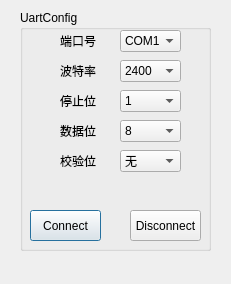
<?xml version="1.0" encoding="UTF-8"?>
<ui version="4.0">
 <class>DialogComConfig</class>
 <widget class="QDialog" name="DialogComConfig">
  <property name="geometry">
   <rect>
    <x>0</x>
    <y>0</y>
    <width>231</width>
    <height>284</height>
   </rect>
  </property>
  <property name="windowTitle">
   <string>Dialog</string>
  </property>
  <property name="sizeGripEnabled">
   <bool>false</bool>
  </property>
  <widget class="QGroupBox" name="UartConfMenu">
   <property name="geometry">
    <rect>
     <x>20</x>
     <y>10</y>
     <width>191</width>
     <height>241</height>
    </rect>
   </property>
   <property name="title">
    <string>UartConfig</string>
   </property>
   <widget class="QComboBox" name="PortSelect">
    <property name="geometry">
     <rect>
      <x>100</x>
      <y>20</y>
      <width>61</width>
      <height>22</height>
     </rect>
    </property>
    <item>
     <property name="text">
      <string>COM1</string>
     </property>
    </item>
    <item>
     <property name="text">
      <string>COM2</string>
     </property>
    </item>
    <item>
     <property name="text">
      <string>COM3</string>
     </property>
    </item>
    <item>
     <property name="text">
      <string>COM4</string>
     </property>
    </item>
    <item>
     <property name="text">
      <string>COM5</string>
     </property>
    </item>
    <item>
     <property name="text">
      <string>COM6</string>
     </property>
    </item>
    <item>
     <property name="text">
      <string>COM7</string>
     </property>
    </item>
    <item>
     <property name="text">
      <string>COM8</string>
     </property>
    </item>
    <item>
     <property name="text">
      <string>COM9</string>
     </property>
    </item>
    <item>
     <property name="text">
      <string>COM10</string>
     </property>
    </item>
   </widget>
   <widget class="QLabel" name="label">
    <property name="geometry">
     <rect>
      <x>40</x>
      <y>20</y>
      <width>54</width>
      <height>21</height>
     </rect>
    </property>
    <property name="text">
     <string>端口号</string>
    </property>
   </widget>
   <widget class="QComboBox" name="BaudSelect">
    <property name="geometry">
     <rect>
      <x>100</x>
      <y>50</y>
      <width>61</width>
      <height>22</height>
     </rect>
    </property>
    <property name="currentText">
     <string>2400</string>
    </property>
    <item>
     <property name="text">
      <string>2400</string>
     </property>
    </item>
    <item>
     <property name="text">
      <string>4800</string>
     </property>
    </item>
    <item>
     <property name="text">
      <string>9600</string>
     </property>
    </item>
    <item>
     <property name="text">
      <string>19200</string>
     </property>
    </item>
    <item>
     <property name="text">
      <string>115200</string>
     </property>
    </item>
   </widget>
   <widget class="QLabel" name="label_2">
    <property name="geometry">
     <rect>
      <x>40</x>
      <y>50</y>
      <width>54</width>
      <height>21</height>
     </rect>
    </property>
    <property name="text">
     <string>波特率</string>
    </property>
   </widget>
   <widget class="QComboBox" name="Stopbitselect">
    <property name="geometry">
     <rect>
      <x>100</x>
      <y>80</y>
      <width>61</width>
      <height>22</height>
     </rect>
    </property>
    <property name="currentIndex">
     <number>0</number>
    </property>
    <item>
     <property name="text">
      <string>1</string>
     </property>
    </item>
    <item>
     <property name="text">
      <string>2</string>
     </property>
    </item>
   </widget>
   <widget class="QLabel" name="label_3">
    <property name="geometry">
     <rect>
      <x>40</x>
      <y>80</y>
      <width>54</width>
      <height>21</height>
     </rect>
    </property>
    <property name="text">
     <string>停止位</string>
    </property>
   </widget>
   <widget class="QComboBox" name="Databitselect">
    <property name="geometry">
     <rect>
      <x>100</x>
      <y>110</y>
      <width>61</width>
      <height>22</height>
     </rect>
    </property>
    <property name="currentText">
     <string>8</string>
    </property>
    <item>
     <property name="text">
      <string>8</string>
     </property>
    </item>
    <item>
     <property name="text">
      <string>7</string>
     </property>
    </item>
   </widget>
   <widget class="QLabel" name="label_4">
    <property name="geometry">
     <rect>
      <x>40</x>
      <y>110</y>
      <width>54</width>
      <height>21</height>
     </rect>
    </property>
    <property name="text">
     <string>数据位</string>
    </property>
   </widget>
   <widget class="QLabel" name="label_5">
    <property name="geometry">
     <rect>
      <x>40</x>
      <y>140</y>
      <width>54</width>
      <height>21</height>
     </rect>
    </property>
    <property name="text">
     <string>校验位</string>
    </property>
   </widget>
   <widget class="QComboBox" name="Checkbitselect">
    <property name="geometry">
     <rect>
      <x>100</x>
      <y>140</y>
      <width>61</width>
      <height>22</height>
     </rect>
    </property>
    <item>
     <property name="text">
      <string>无</string>
     </property>
    </item>
    <item>
     <property name="text">
      <string>奇</string>
     </property>
    </item>
    <item>
     <property name="text">
      <string>偶</string>
     </property>
    </item>
   </widget>
   <widget class="QPushButton" name="SerialPortOn">
    <property name="geometry">
     <rect>
      <x>10</x>
      <y>200</y>
      <width>71</width>
      <height>31</height>
     </rect>
    </property>
    <property name="text">
     <string>Connect</string>
    </property>
   </widget>
   <widget class="QPushButton" name="SerialPortOff">
    <property name="geometry">
     <rect>
      <x>110</x>
      <y>200</y>
      <width>71</width>
      <height>31</height>
     </rect>
    </property>
    <property name="text">
     <string>Disconnect</string>
    </property>
   </widget>
  </widget>
 </widget>
 <resources/>
 <connections/>
</ui>
